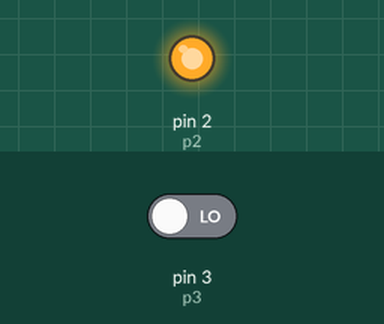
Simulated run of this sketch. Board: Arduino Uno, built with avr-gcc and run on an emulated ATmega328P. On the bench: output pins drawn as LEDs (lit = HIGH). The inputs (shaded band) are chosen by the test bench; at power-on: pin 3 (p3) LOW.

Above: at 1.2 s.
1.3 s: pin 3 (p3) driven HIGH
At 1.6 s:
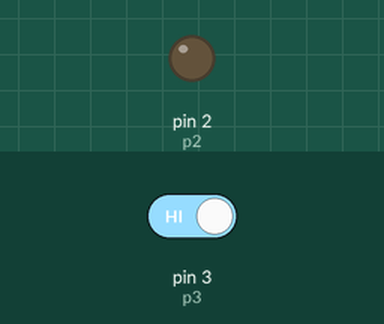
2.8 s: pin 3 (p3) driven LOW
At 4.0 s:
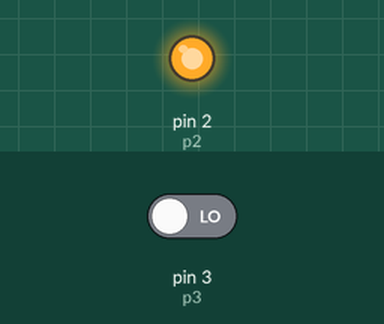
Timing chart, 0 to 5.8 s (numbered marks = the images above; inputs shaded):
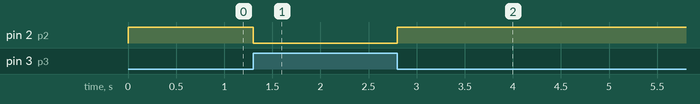

The sketch:

sketch_may6a.ino
```cpp
int p2 = 2;
int p3 = 3;
void setup() {
    pinMode(2, OUTPUT);//数字2管脚输出，led
    pinMode(3,INPUT);//数字3管脚，按钮输入
    }
void loop() {
    boolean value = digitalRead(p3);
    if(value == HIGH){
    digitalWrite(p2, LOW);
    }
    else{
    digitalWrite(p2, HIGH);
    }
}
```

Measured:
- after the input at 1.3 s, pin 2 (p2): HIGH → LOW at once
- after the input at 2.8 s, pin 2 (p2): LOW → HIGH at once
